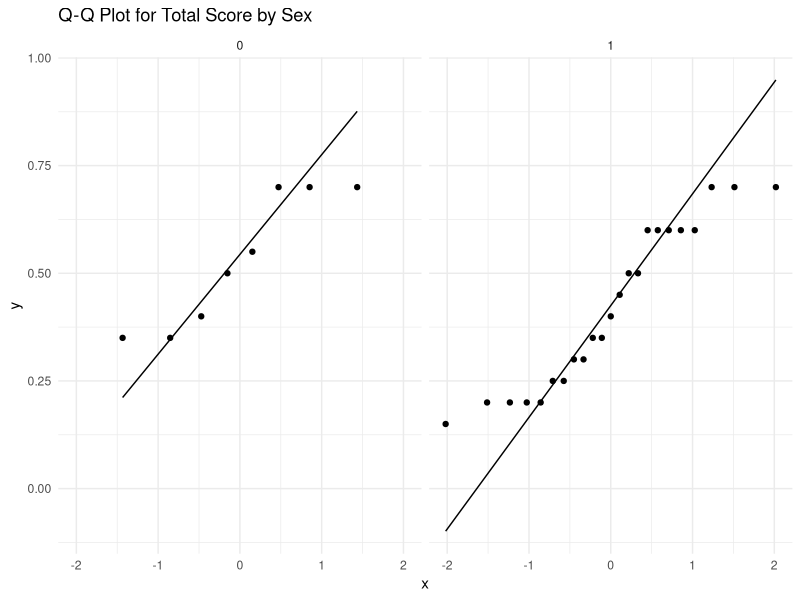
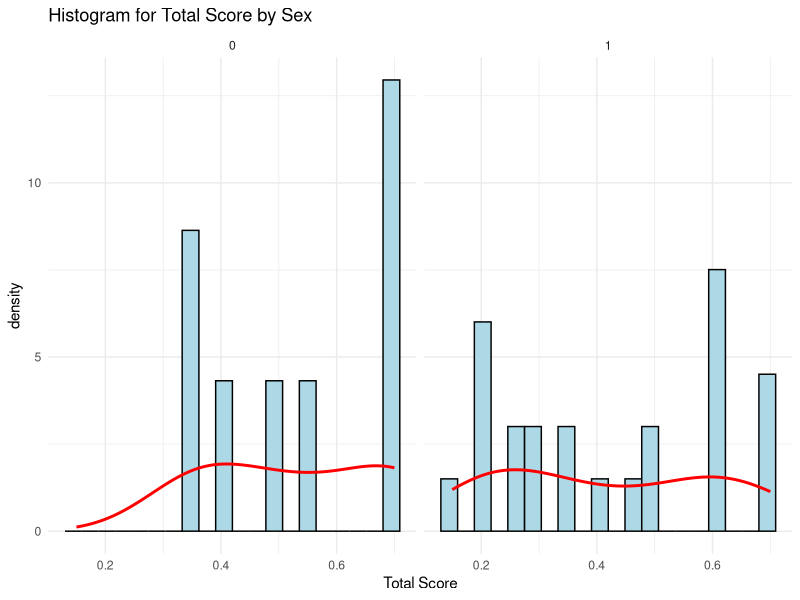
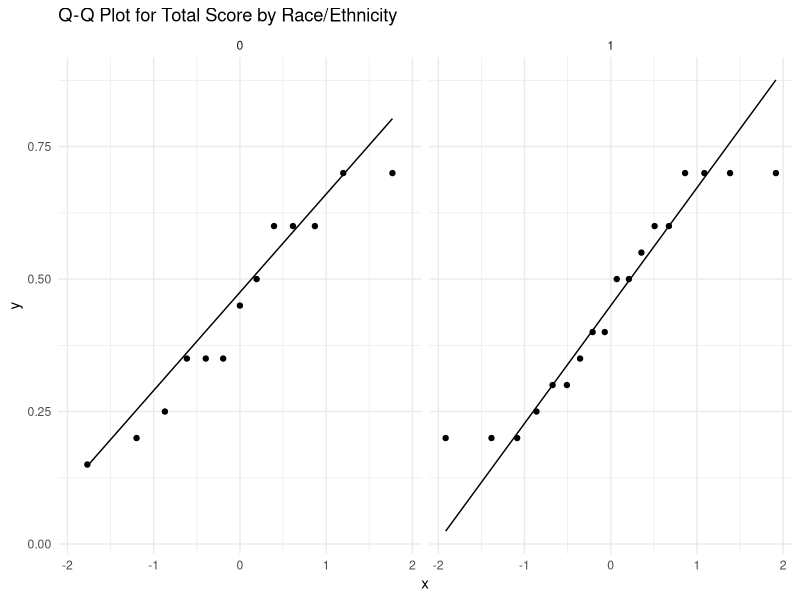
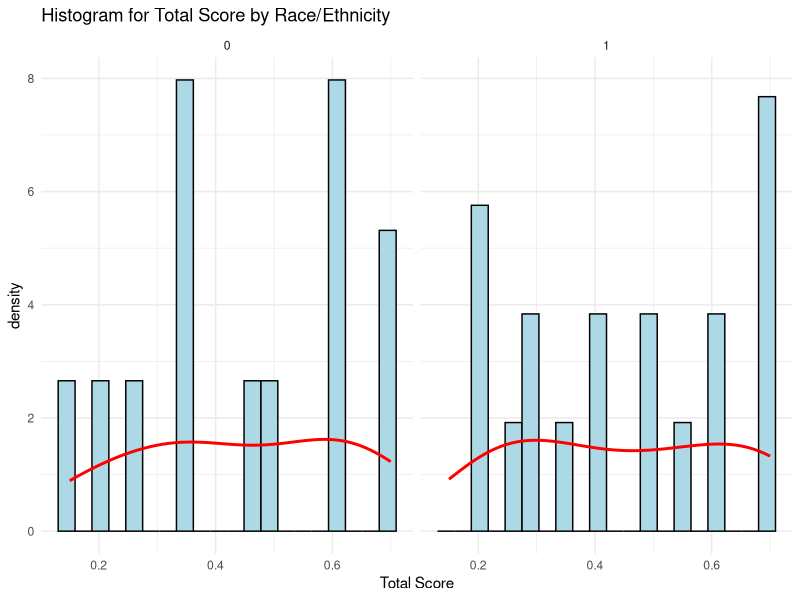
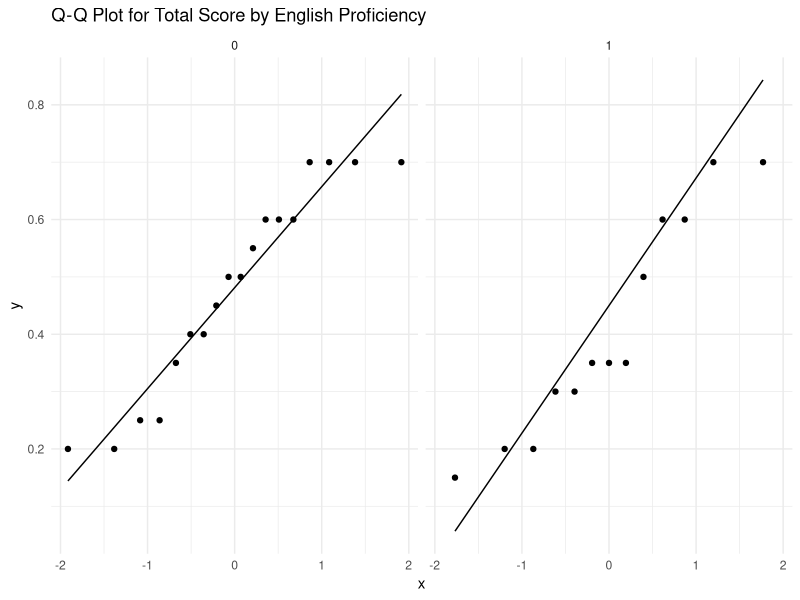
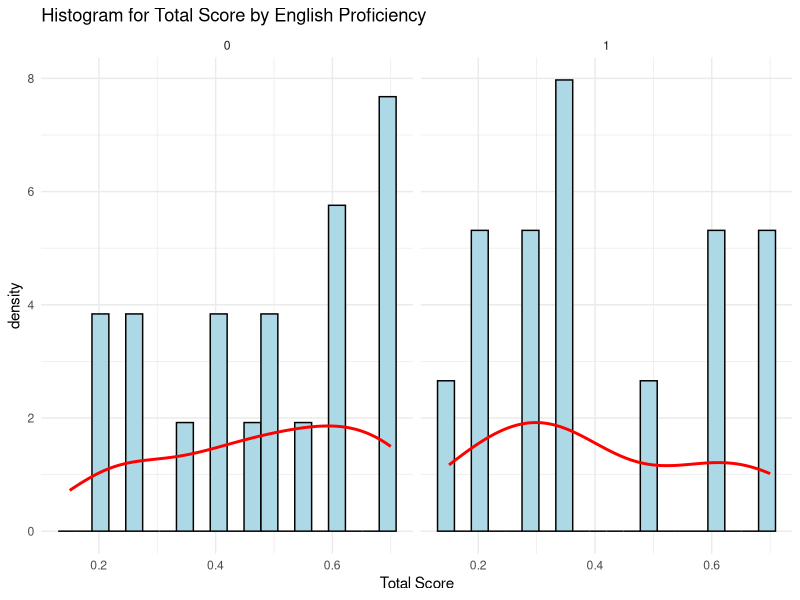
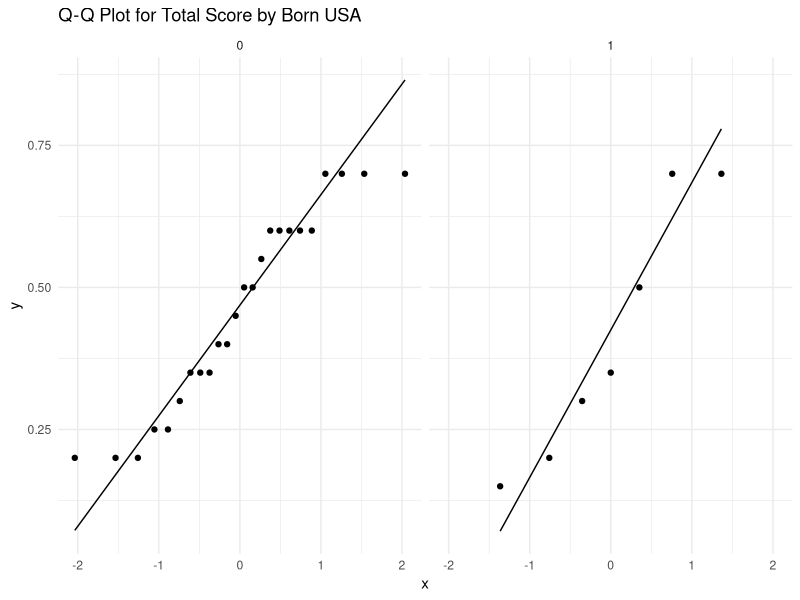
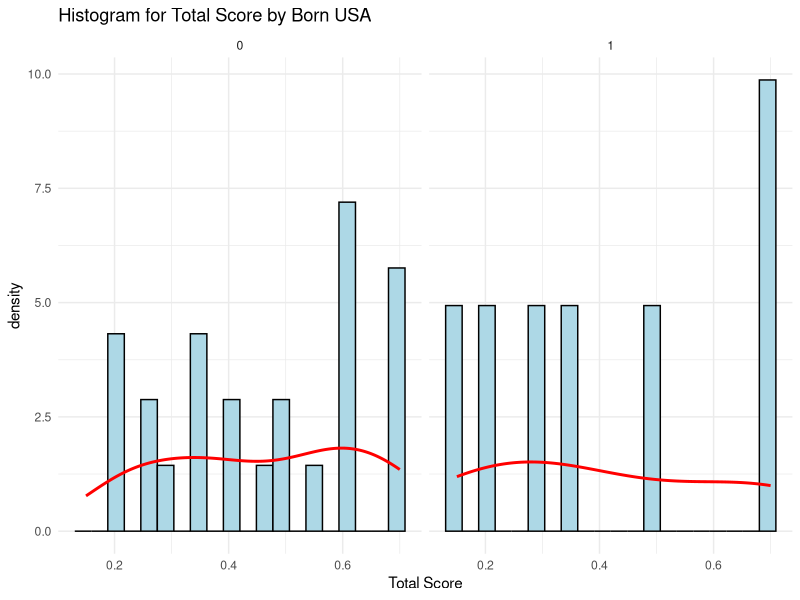

R code for these plots, in order:
## ---- chunk 1
library(readxl)
library(dplyr)
library(nortest)
library(ggplot2)
## ---- chunk 2
df <- read_excel("MAMS and Dental Combined for Analysis.xlsx", sheet = "Sheet1")
head(df)
summary(df)
## ---- chunk 3
df_students <- df[2:32, ]

head(df_students)
# Define the new column names for the questions
question_names <- paste0("Q", 1:20)  # Generates Q1, Q2, ..., Q20

# Rename only the question columns
colnames(df_students)[2:21] <- question_names

head(df_students)
colnames(df_students)
## ---- chunk 4
# Convert value format to numeric
df_students$`Total Score` <- as.numeric(df_students$`Total Score`)
df_students$`Quiz Time` <- as.numeric(df_students$`Quiz Time`)
df_students$Accomodations <- as.numeric(df_students$Accomodations)
df_students$Sex <- as.numeric(df_students$Sex)
df_students$`Race/Ethnicity` <- as.numeric(df_students$`Race/Ethnicity`)
df_students$`English Proficiency` <- as.numeric(df_students$`English Proficiency`)
df_students$`Born USA` <- as.numeric(df_students$`Born USA`)
df_students$`Home Language` <- as.numeric(df_students$`Home Language`)
df_students$`Age arrive USA`<- as.numeric(df_students$`Age arrive USA`)


# Convert Quiz Time from seconds to minutes
df_students$`Quiz Time Minutes` <- df_students$`Quiz Time` / 60 # for later test
# Create Quiz Time Bins
df_students$`Quiz Time Group` <- cut(df_students$`Quiz Time Minutes`, 
                                   breaks = c(0, 10, 20, Inf), 
                                   labels = c("0-10 min", "10-20 min", "20+ min"),
                                   include.lowest = TRUE)

# Check new groups
table(df_students$`Quiz Time Group`)


# Verify changes
str(df_students)
## ---- chunk 5
# function for normality check using the Shapiro-Wilk test
# if the result of p-value >0.05, the data is normal
check_normality_by_group <- function(data, group_col, test_col) {
  data %>%
    group_by(!!sym(group_col)) %>%
    summarise(
      Shapiro_Statistic = shapiro.test(na.omit(!!sym(test_col)))$statistic,
      P_Value = shapiro.test(na.omit(!!sym(test_col)))$p.value
    ) %>%
    arrange(P_Value)  
}
## ---- chunk 6
# Check normality for Total Score by demographic group
normality_total_score <- list(
  Sex = check_normality_by_group(df_students, "Sex", "Total Score"),
  Race_Ethnicity = check_normality_by_group(df_students, "Race/Ethnicity", "Total Score"),
  English_Proficiency = check_normality_by_group(df_students, "English Proficiency", "Total Score"),
  Born_USA = check_normality_by_group(df_students, "Born USA", "Total Score"),
  Home_Language = check_normality_by_group(df_students, "Home Language", "Total Score")
)
## ---- chunk 7
# Print results
print("Normality Test for Total Score by Group")
print(normality_total_score)
## ---- chunk 8

# Function to create a Q-Q plot for a given group
plot_qq <- function(data, group_col, test_col) {
  ggplot(data, aes(sample = !!sym(test_col))) +
    stat_qq() +
    stat_qq_line() +
    facet_wrap(~get(group_col)) +
    ggtitle(paste("Q-Q Plot for", test_col, "by", group_col)) +
    theme_minimal()
}

# Function to create a histogram with density plot for a given group
plot_histogram <- function(data, group_col, test_col) {
  ggplot(data, aes(x = !!sym(test_col))) +
    geom_histogram(aes(y = ..density..), bins = 20, fill = "lightblue", color = "black") +
    geom_density(color = "red", linewidth = 1) +
    facet_wrap(~get(group_col)) +
    ggtitle(paste("Histogram for", test_col, "by", group_col)) +
    theme_minimal()
}

# Generate normality plots for Total Score by different demographic groups
plot_qq(df_students, "Sex", "Total Score")
plot_histogram(df_students, "Sex", "Total Score")

plot_qq(df_students, "Race/Ethnicity", "Total Score")
plot_histogram(df_students, "Race/Ethnicity", "Total Score")

plot_qq(df_students, "English Proficiency", "Total Score")
plot_histogram(df_students, "English Proficiency", "Total Score")

plot_qq(df_students, "Born USA", "Total Score")
plot_histogram(df_students, "Born USA", "Total Score")

plot_qq(df_students, "Home Language", "Total Score")
plot_histogram(df_students, "Home Language", "Total Score")

plot_qq(df_students, "Accomodations", "Total Score")
plot_histogram(df_students, "Accomodations", "Total Score")

plot_qq(df_students, "Quiz Time Group", "Total Score")
plot_histogram(df_students, "Quiz Time Group", "Total Score")

plot_qq(df_students, "Age arrive USA", "Total Score")
plot_histogram(df_students, "Age arrive USA", "Total Score")
## ---- chunk 9
# function using the Kolmogorov-Smirnov Test
check_ks_normality_by_group <- function(data, group_col, test_col) {
  data %>%
    group_by(!!sym(group_col)) %>%
    summarise(
      Sample_Size = n(),
      KS_Statistic = ifelse(Sample_Size >= 3, 
                            ks.test(na.omit(!!sym(test_col)), "pnorm", 
                                    mean = mean(na.omit(!!sym(test_col))), 
                                    sd = sd(na.omit(!!sym(test_col))))$statistic, 
                            NA),
      P_Value = ifelse(Sample_Size >= 3, 
                       ks.test(na.omit(!!sym(test_col)), "pnorm", 
                               mean = mean(na.omit(!!sym(test_col))), 
                               sd = sd(na.omit(!!sym(test_col))))$p.value, 
                       NA)
    ) %>%
    arrange(P_Value)
}
## ---- chunk 10
# Apply the KS test to different groups
ks_normality_accomodations <- check_ks_normality_by_group(df_students, "Accomodations", "Total Score")

print("Kolmogorov-Smirnov Normality Test for Total Score by Quiz Time Group")
print(ks_normality_accomodations)
## ---- chunk 11
#  Function using Lilliefors Test
check_lilliefors_normality_by_group <- function(data, group_col, test_col) {
  data %>%
    group_by(!!sym(group_col)) %>%
    summarise(
      Sample_Size = n(),
      Lilliefors_Statistic = ifelse(Sample_Size >= 3, 
                                    lillie.test(na.omit(!!sym(test_col)))$statistic, 
                                    NA),
      P_Value = ifelse(Sample_Size >= 3, 
                       lillie.test(na.omit(!!sym(test_col)))$p.value, 
                       NA)
    ) %>%
    arrange(P_Value)
}
## ---- chunk 12
lilliefors_normality_accomodations <- check_lilliefors_normality_by_group(df_students, "Accomodations", "Total Score")
lilliefors_normality_quiz_time <- check_lilliefors_normality_by_group(df_students, "Quiz Time Group", "Total Score")
lilliefors_normality_Age_Arrive_USA <- check_lilliefors_normality_by_group(df_students, "Age arrive USA", "Total Score")


print("Lilliefors Normality Test for Total Score by different Group")
print(lilliefors_normality_accomodations)
print(lilliefors_normality_quiz_time)
print(lilliefors_normality_Age_Arrive_USA)
